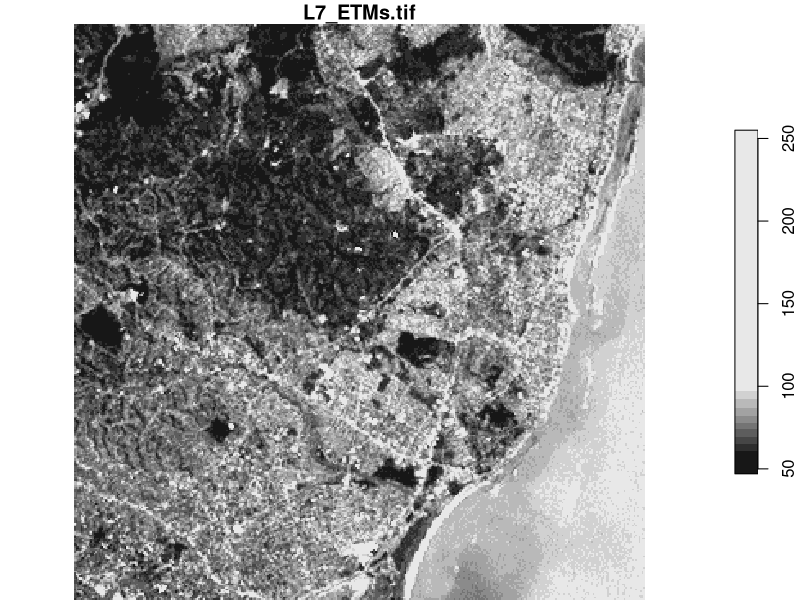

The R source for this figure:
library(stars)
library(dplyr)
#tif = "E:/Eagle/courses/introprogramming/data/S2_ALL_10m-20m_T32UPA_20180507_UTM_WGS84_32N_AOI.tif"
tif = system.file("tif/L7_ETMs.tif", package = "stars")
read_stars(tif) |>
  slice(index = 1, along = "band") |>
  plot()
